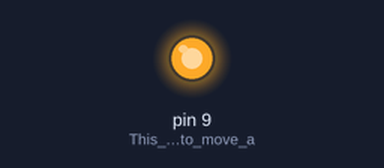
Bench run of a sketch on a simulated Arduino Uno, built with avr-gcc and run on an emulated ATmega328P. Parts: output pins drawn as LEDs (lit = HIGH).

Above: at 0.05 s.
At 0.55 s:
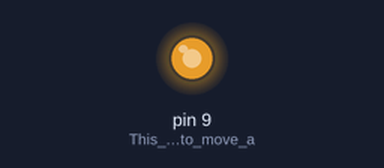
At 1.05 s:
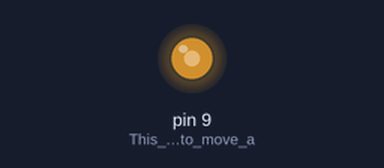
At 2.1 s:
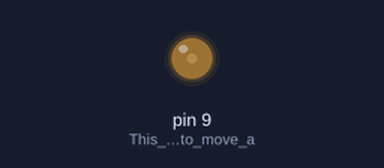
Timing chart, 0 to 5.9 s (numbered marks = the images above):
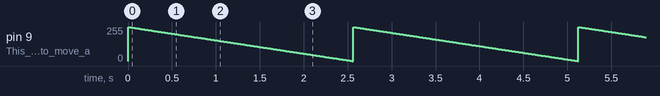

The sketch:

fading.ino
```cpp
void setup()
{
 pinMode(9,OUTPUT); //This allows 13 to move a lot of electricity (a lot of amps)
}


void loop()
{

  for(int i = 255; i >= 0 ; i-- )
    {
      analogWrite(9,i); //always on
      delay(10);
    }

}
```

Measured:
- by itself, pin 9 (This_allows_13_to_move_a): ramps from 255/255 to 0/255 and jumps back, once every 2.6 s
